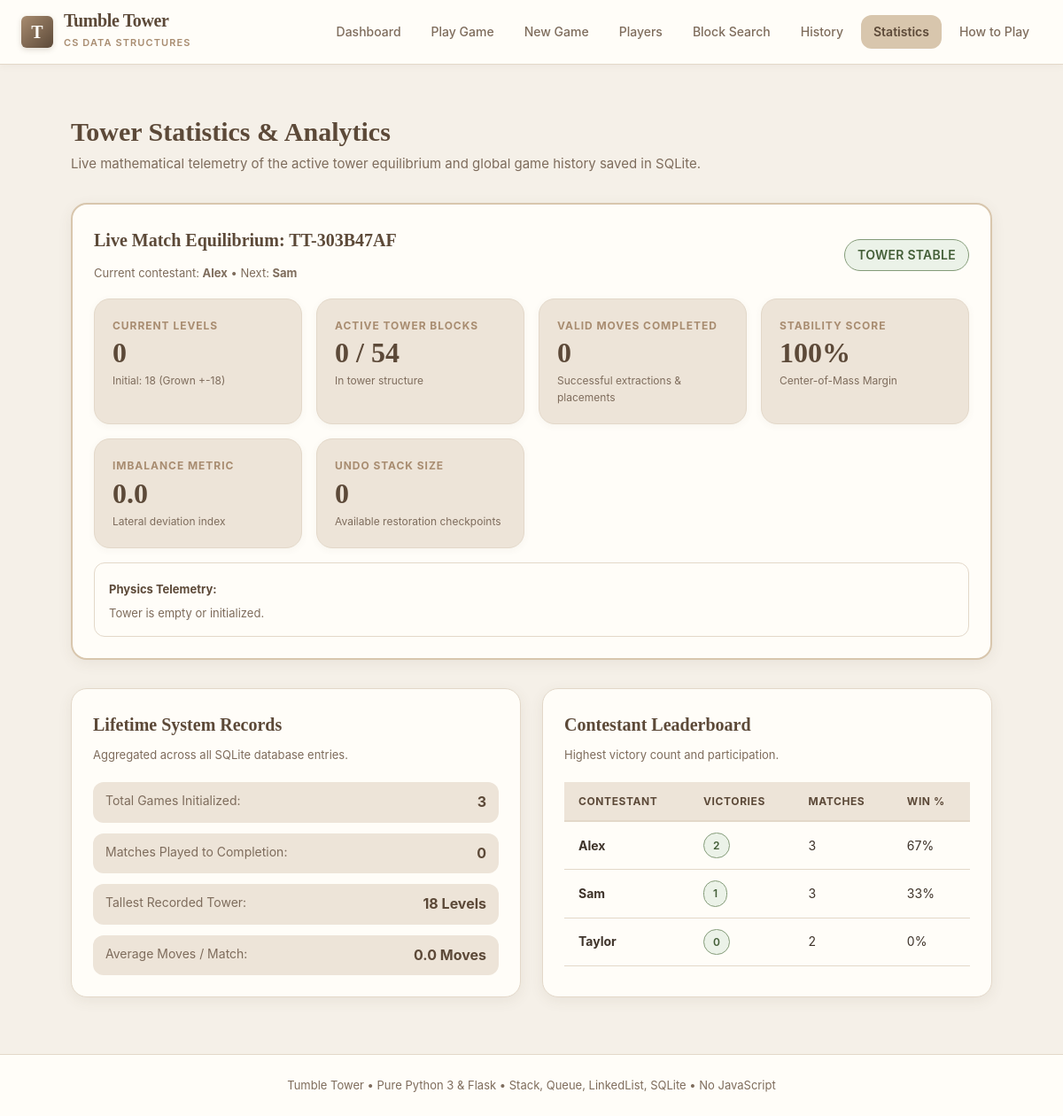
The app's page /statistics with its own data.
### tables this page shows
CREATE TABLE games (
                    id TEXT PRIMARY KEY,
                    status TEXT NOT NULL,       -- 'in_progress', 'collapsed', 'completed'
                    difficulty TEXT NOT NULL,   -- 'easy', 'medium', 'hard'
                    current_player TEXT,
                    winner TEXT,
                    total_moves INTEGER DEFAULT 0,
                    total_levels INTEGER DEFAULT 18,
                    blocks_remaining INTEGER DEFAULT 54,
                    collapse_reason TEXT,
                    game_data TEXT NOT NULL,    -- Complete JSON serialization of engine state
                    created_at TEXT NOT NULL,
                    updated_at TEXT NOT NULL
                );

CREATE TABLE players (
                    id INTEGER PRIMARY KEY AUTOINCREMENT,
                    name TEXT UNIQUE NOT NULL,
                    games_played INTEGER DEFAULT 0,
                    games_won INTEGER DEFAULT 0,
                    created_at TEXT NOT NULL
                );

### tumble_tower/app.py (the view)
@app.route("/statistics")
def statistics():
    engine = get_or_create_engine()
    game_dict = engine.to_dict()
    stats_summary = db.get_statistics_summary()
    return render_template(
        "statistics.html",
        game=game_dict,
        stats=stats_summary,
        active_page="statistics"
    )

### tumble_tower/app.py (called while the page is built, shortened)
def get_or_create_engine():
    game_id = session.get("current_game_id")
    if game_id and game_id in active_games:
        return active_games[game_id]
    if game_id:
        data = db.load_game(game_id)
        if data:
            engine = GameEngine.from_dict(data)
            active_games[game_id] = engine
            return engine
    saved = db.list_saved_games(limit=1)
    if saved:
        saved_id = saved[0]["id"]
        data = db.load_game(saved_id)
        if data:
            engine = GameEngine.from_dict(data)
            active_games[saved_id] = engine
            session["current_game_id"] = saved_id
            return engine

### tumble_tower/database.py (called while the page is built)
    def get_connection(self):
        conn = sqlite3.connect(self.db_path)
        conn.row_factory = sqlite3.Row
        return conn

    def load_game(self, game_id):
        with self.get_connection() as conn:
            cursor = conn.cursor()
            cursor.execute("SELECT game_data FROM games WHERE id = ?", (game_id,))
            row = cursor.fetchone()
            if row:
                return json.loads(row["game_data"])
        return None

    def list_saved_games(self, limit=10):
        with self.get_connection() as conn:
            cursor = conn.cursor()
            cursor.execute("""
                SELECT id, status, difficulty, current_player, total_moves, total_levels, updated_at
                FROM games
                WHERE status = 'in_progress'
                ORDER BY updated_at DESC
                LIMIT ?
            """, (limit,))
            return [dict(row) for row in cursor.fetchall()]

### tumble_tower/game_engine.py (called while the page is built)
    def restore_from_snapshot(self, snapshot):
        self.game_id = snapshot.get("game_id", self.game_id)
        self.difficulty = snapshot.get("difficulty", "medium")
        self.status = snapshot.get("status", "in_progress")
        self.total_moves = snapshot.get("total_moves", 0)
        self.wobbly_moves_count = snapshot.get("wobbly_moves_count", 0)
        self.winner = snapshot.get("winner")
        self.collapse_reason = snapshot.get("collapse_reason")
        self.collapse_level = snapshot.get("collapse_level")
        self.player_queue = Queue.from_list(snapshot.get("player_queue", []))
        self.tower = LinkedList.from_list(snapshot.get("tower", []))
        self.selected_block_id = snapshot.get("selected_block_id")
        held_data = snapshot.get("held_block")
        self.held_block = Block.from_dict(held_data) if held_data else None

### tumble_tower/templates/statistics.html (shortened to what this page needs)
{% extends "base.html" %}
{% block content %}
<div style="max-width: 1040px; margin: 0 auto; display: flex; flex-direction: column; gap: 32px;">
  <div>
    <h2 style="font-family: var(--font-serif); font-size: 30px; color: var(--dark-brown);">Tower Statistics & Analytics</h2>
    <p style="color: var(--text-muted); font-size: 15px;">
      Live mathematical telemetry of the active tower equilibrium and global game history saved in SQLite.
    </p>
  </div>
  <div class="card" style="border: 2px solid var(--primary-beige);">
    <div style="display: flex; justify-content: space-between; align-items: center; margin-bottom: 16px;">
      <div>
        <h3 class="card-title">Live Match Equilibrium: {{ game.game_id }}</h3>
        <span style="font-size: 13px; color: var(--text-muted);">
          Current contestant: <strong>{{ game.current_player }}</strong> &bull; Next: <strong>{{ game.next_player }}</strong>
        </span>
      </div>
      <span class="badge badge-{{ game.stability.status }}" style="font-size: 14px; padding: 6px 14px;">
        TOWER {{ game.stability.status|upper }}
      </span>
    </div>
    <div class="stats-grid" style="margin-bottom: 16px;">
      <div class="metric-card" style="background-color: var(--bg-secondary);">
        <span class="metric-label">Current Levels</span>
        <span class="metric-value">{{ game.total_levels }}</span>
        <span class="metric-desc">Initial: 18 (Grown +{{ game.total_levels - 18 }})</span>
      </div>
      <div class="metric-card" style="background-color: var(--bg-secondary);">
        <span class="metric-label">Active Tower Blocks</span>
        <span class="metric-value">{{ game.blocks_remaining }} / 54</span>
        <span class="metric-desc">In tower structure</span>
      </div>
      <div class="metric-card" style="background-color: var(--bg-secondary);">
        <span class="metric-label">Valid Moves Completed</span>
        <span class="metric-value">{{ game.total_moves }}</span>
        <span class="metric-desc">Successful extractions & placements</span>
      </div>
      <div class="metric-card" style="background-color: var(--bg-secondary);">
        <span class="metric-label">Stability Score</span>
        <span class="metric-value">{{ game.stability.stability_percentage }}%</span>
        <span class="metric-desc">Center-of-Mass Margin</span>
      </div>
      <div class="metric-card" style="background-color: var(--bg-secondary);">
        <span class="metric-label">Imbalance Metric</span>
        <span class="metric-value">{{ game.stability.max_imbalance }}</span>
        <span class="metric-desc">Lateral deviation index</span>
      </div>
      <div class="metric-card" style="background-color: var(--bg-secondary);">
        <span class="metric-label">Undo Stack Size</span>
        <span class="metric-value">{{ game.history|length }}</span>
        <span class="metric-desc">Available restoration checkpoints</span>
      </div>
    </div>
    <div style="background-color: var(--bg-card); padding: 16px; border-radius: var(--radius-md); border: 1px solid var(--borders);">
      <strong style="color: var(--dark-brown); font-size: 13px;">Physics Telemetry:</strong>
      <p style="font-size: 13px; color: var(--text-muted); margin-top: 4px;">
        {{ game.stability.reason }}
      </p>
    </div>
  </div>
  <div style="display: grid; grid-template-columns: 1fr 1fr; gap: 24px;">
    <div class="card">
      <h3 class="card-title">Lifetime System Records</h3>
      <p class="card-subtitle">Aggregated across all SQLite database entries.</p>
      <div style="display: flex; flex-direction: column; gap: 12px;">
        <div style="display: flex; justify-content: space-between; padding: 10px 14px; background-color: var(--bg-secondary); border-radius: var(--radius-md);">
          <span style="color: var(--text-muted); font-size: 14px;">Total Games Initialized:</span>
          <strong style="color: var(--dark-brown);">{{ stats.total_games }}</strong>
        </div>
        <div style="display: flex; justify-content: space-between; padding: 10px 14px; background-color: var(--bg-secondary); border-radius: var(--radius-md);">
          <span style="color: var(--text-muted); font-size: 14px;">Matches Played to Completion:</span>
          <strong style="color: var(--dark-brown);">{{ stats.finished_games }}</strong>
        </div>
        <div style="display: flex; justify-content: space-between; padding: 10px 14px; background-color: var(--bg-secondary); border-radius: var(--radius-md);">
          <span style="color: var(--text-muted); font-size: 14px;">Tallest Recorded Tower:</span>
          <strong style="color: var(--dark-brown);">{{ stats.max_level }} Levels</strong>
        </div>
        <div style="display: flex; justify-content: space-between; padding: 10px 14px; background-color: var(--bg-secondary); border-radius: var(--radius-md);">
          <span style="color: var(--text-muted); font-size: 14px;">Average Moves / Match:</span>
          <strong style="color: var(--dark-brown);">{{ stats.avg_moves }} Moves</strong>
        </div>
      </div>
    </div>
    <div class="card">
      <h3 class="card-title">Contestant Leaderboard</h3>
      <p class="card-subtitle">Highest victory count and participation.</p>
      {% if stats.leaderboard %}
        <table class="data-table">
          <thead>
            <tr>
              <th>Contestant</th>
              <th>Victories</th>
              <th>Matches</th>
              <th>Win %</th>
            </tr>
          </thead>
          <tbody>
            {% for p in stats.leaderboard %}
              <tr>
                <td><strong>{{ p.name }}</strong></td>
                <td><span class="badge badge-stable">{{ p.games_won }}</span></td>
                <td>{{ p.games_played }}</td>
                <td>
                  {% if p.games_played > 0 %}
                    {{ (p.games_won / p.games_played * 100)|round|int }}%
                  {% else %}
                    0%
                  {% endif %}
                </td>
              </tr>
            {% endfor %}
          </tbody>
        </table>
      {% else %}
        <p style="font-size: 13px; color: var(--text-muted); font-style: italic;">No player records yet.</p>
      {% endif %}
    </div>
  </div>
</div>
{% endblock %}

### tumble_tower/static/css/style.css (style rules this page uses)
:root { --bg-main: #F5F0E8; --bg-card: #FFFDF8; --bg-secondary: #EDE4D8; --primary-beige: #D8C6AD; --muted-brown: #A88C70; --dark-brown: #5C4938; --text-main: #3F342B; --text-muted: #7E6C5C; --borders: #E3D8C9; --success: #849B78; --success-bg: #EBF2E8; --error: #C77C70; --error-bg: #FAECE9; --warning: #D99B52; --warning-bg: #FCF4E8; --radius-sm: 6px; --radius-md: 12px; --radius-lg: 18px; --radius-xl: 24px; --shadow-subtle: 0 2px 8px rgba(92, 73, 56, 0.05); --shadow-card: 0 4px 16px rgba(92, 73, 56, 0.08); --shadow-lift: 0 8px 24px rgba(92, 73, 56, 0.12); --shadow-block: 0 3px 6px rgba(92, 73, 56, 0.18), inset 0 1px 0 rgba(255, 255, 255, 0.35); --font-serif: "Playfair Display", "Georgia", "Cambria", serif; --font-sans: -apple-system, BlinkMacSystemFont, "Segoe UI", Roboto, "Helvetica Neue", Arial, sans-serif; --font-mono: "SF Mono", "Cascadia Code", "Fira Code", Menlo, monospace; }
*, *::before, *::after { box-sizing: border-box; margin: 0; padding: 0; }
body { background-color: var(--bg-main); color: var(--text-main); font-family: var(--font-sans); line-height: 1.6; -webkit-font-smoothing: antialiased; min-height: 100vh; display: flex; flex-direction: column; }
.card { background-color: var(--bg-card); border: 1px solid var(--borders); border-radius: var(--radius-lg); padding: 24px; box-shadow: var(--shadow-card); }
.card-title { font-family: var(--font-serif); font-size: 20px; font-weight: 700; color: var(--dark-brown); margin-bottom: 8px; }
.card-subtitle { font-size: 13px; color: var(--text-muted); margin-bottom: 20px; }
.badge { display: inline-flex; align-items: center; padding: 4px 10px; border-radius: 9999px; font-size: 12px; font-weight: 600; letter-spacing: 0.02em; }
.badge-stable { background-color: var(--success-bg); color: #435E37; border: 1px solid var(--success); }
.data-table { width: 100%; border-collapse: collapse; text-align: left; font-size: 14px; }
.data-table th { background-color: var(--bg-secondary); color: var(--dark-brown); font-weight: 700; font-size: 12px; text-transform: uppercase; letter-spacing: 0.05em; padding: 12px 16px; border-bottom: 2px solid var(--borders); }
.data-table td { padding: 12px 16px; border-bottom: 1px solid var(--borders); color: var(--text-main); }
.stats-grid { display: grid; grid-template-columns: repeat(auto-fit, minmax(220px, 1fr)); gap: 16px; margin-bottom: 24px; }
.metric-card { background-color: var(--bg-card); border: 1px solid var(--borders); border-radius: var(--radius-lg); padding: 20px; box-shadow: var(--shadow-subtle); display: flex; flex-direction: column; }
.metric-label { font-size: 12px; text-transform: uppercase; letter-spacing: 0.08em; color: var(--muted-brown); font-weight: 700; margin-bottom: 4px; }
.metric-value { font-family: var(--font-serif); font-size: 32px; font-weight: 700; color: var(--dark-brown); line-height: 1.1; }
.metric-desc { font-size: 12px; color: var(--text-muted); margin-top: 4px; }

### records on screen
games: game_id "TT-303B47AF"
players: next_player "Sam", name "Sam", games_won "1", games_played "3", (p.games_won/p.games_played*100)|round|int "33"
players: name "Alex", games_won "2", games_played "3", (p.games_won/p.games_played*100)|round|int "67"
players: name "Taylor", games_won "0", games_played "2", (p.games_won/p.games_played*100)|round|int "0"

### other values on screen
{{ game.current_player }} "Alex"
{{ game.stability.status|upper }} "STABLE"
{{ game.total_levels }} "0"
{{ game.total_levels - 18 }} "-18"
{{ game.blocks_remaining }} "0"
{{ game.total_moves }} "0"
{{ game.stability.stability_percentage }} "100"
{{ game.stability.max_imbalance }} "0.0"
{{ game.history|length }} "0"
{{ game.stability.reason }} "Tower is empty or initialized."
{{ stats.total_games }} "3"
{{ stats.finished_games }} "0"
{{ stats.max_level }} "18"
{{ stats.avg_moves }} "0.0"
